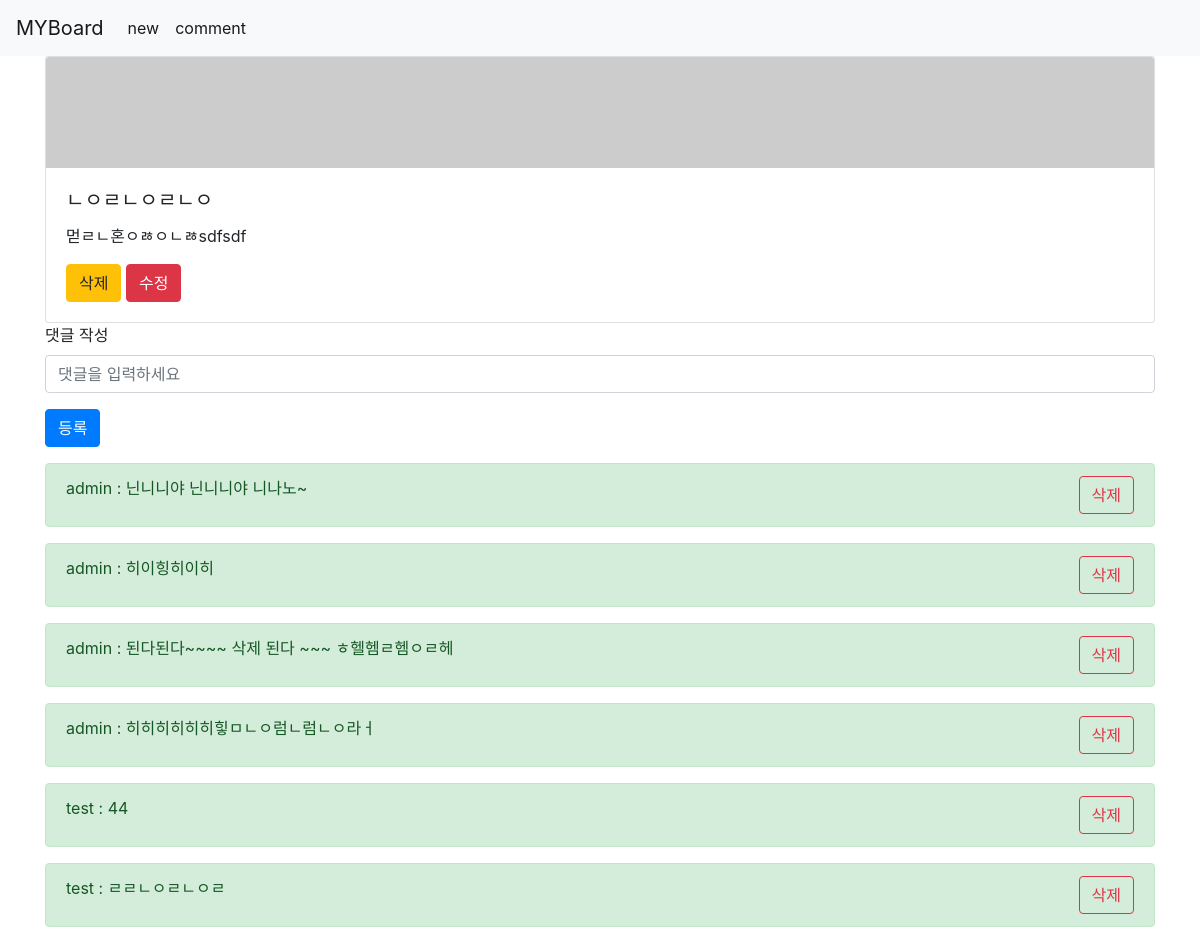
The page /articles/5 on the database its author committed.
### articles/models.py (models this page shows)
class Article(models.Model):
    title = models.CharField(max_length=100)
    content = models.TextField()
    user = models.ForeignKey(settings.AUTH_USER_MODEL, on_delete=models.CASCADE)

class Comment(models.Model):
    content = models.TextField()
    article = models.ForeignKey(Article, on_delete=models.CASCADE)  # 폭포수(CASCADE) 모델을 적용한다. 하위 요소가 상위 요소에 종속
    user = models.ForeignKey(settings.AUTH_USER_MODEL, on_delete=models.CASCADE)

### articles/views.py (the view)
# urls.py: path('<int:article_id>', views.detail, name="detail"),
def detail(request, article_id):
    article = Article.objects.get(id=article_id)
    context = {
        'article':article
    }
    return render(request, 'articles/detail.html', context)

### articles/templates/articles/detail.html (shortened to what this page needs)
{% extends 'articles/base.html' %}
{% block body %}
<div class="card" >
    <img src="https://picsum.photos/id/{{article.id}}/1000/100" class="card-img-top" alt="...">
    <div class="card-body">
        <h5 class="card-title">{{article.title}}</h5>
        <p class="card-text">{{article.content}}</p>
        <a class="btn btn-warning" href="{% url 'articles:delete' article.id %}">삭제</a>
        <a class="btn btn-danger" href="{% url 'articles:update' article.id %}">수정</a>
    </div>
</div>
<form action="{% url 'articles:comment_create' article.id %}" method="post">
  <div class="form-group">
    <label for="comment">댓글 작성</label>
    <input type="text" class="form-control" id="comment" aria-describedby="emailHelp" placeholder="댓글을 입력하세요" name="content">
  </div>
  <button type="submit" class="btn btn-primary">등록</button>
</form>
<div class="my-3">
    {% for comment in article.comment_set.all %}
    <div class="alert alert-success d-flex justify-content-between" role="alert">
      {{comment.user}} : {{comment.content}}
        <a class="btn btn-outline-danger" href="{% url 'articles:comment_delete' article.id comment.id %}">삭제</a>
    </div>
    {% endfor %}
</div>
{% endblock %}

### articles/templates/articles/base.html (shortened to what this page needs)
<!DOCTYPE html>
<html lang="en">
<head>
    <link rel="stylesheet" href="https://stackpath.bootstrapcdn.com/bootstrap/4.3.1/css/bootstrap.min.css">
</head>
<body>
<nav class="navbar navbar-expand-lg navbar-light bg-light">
    <a class="navbar-brand" href="{% url 'articles:index' %}">MYBoard</a>
    <div class="collapse navbar-collapse" id="navbarNavAltMarkup">
        <div class="navbar-nav">
            <a class="nav-item nav-link active" href="{% url 'articles:create' %}">new <span class="sr-only">(current)</span></a>
            <a class="nav-item nav-link active" href="{% url 'articles:comment_all' %}">comment <span class="sr-only">(current)</span></a>
        </div>
    </div>
    </nav>
    <div class="container">
    {% block body %}
    {% endblock %}
    </div>
</body>
</html>

### rows shown on the page
Article: title "ㄴㅇㄹㄴㅇㄹㄴㅇ", content "먿ㄹㄴ혼ㅇㅀㅇㄴㅀsdfsdf"
Comment: user "admin", content "닌니니야 닌니니야 니나노~"
Comment: user "admin", content "히이힝히이히"
Comment: user "admin", content "된다된다~~~~ 삭제 된다 ~~~ ㅎ헬헴ㄹ헴ㅇㄹ헤"
Comment: user "admin", content "히히히히히히힣ㅁㄴㅇ럼ㄴ럼ㄴㅇ라ㅓ"
Comment: user "test", content "44"
Comment: user "test", content "ㄹㄹㄴㅇㄹㄴㅇㄹ"
